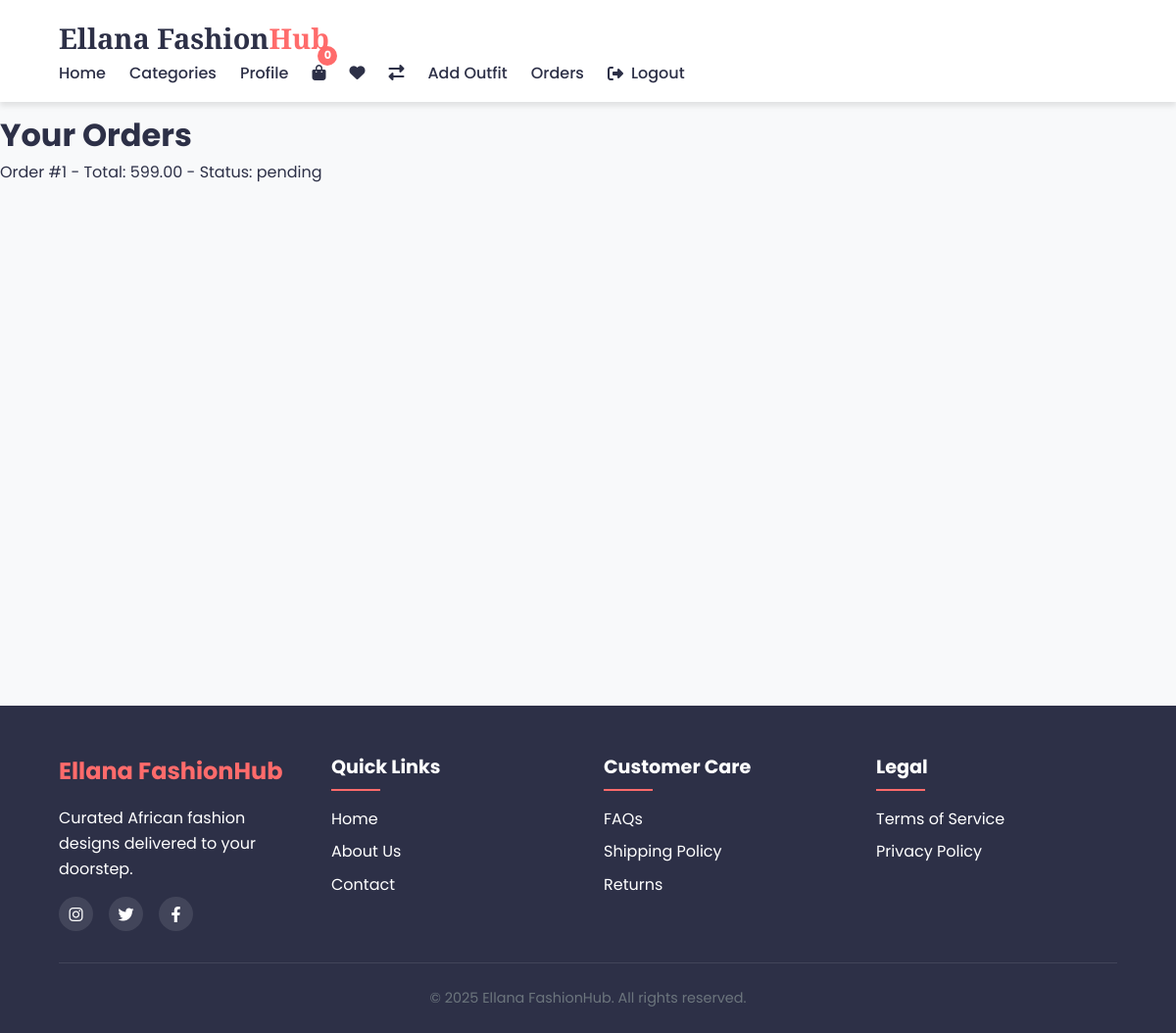
Screenshot of /orders/ (signed in) with the database file from the repository.
### core/models.py (models this page shows, shortened)
class Order(models.Model):
    STATUS_CHOICES = (
        ('pending', 'Pending'),
        ('processing', 'Processing'),
        ('completed', 'Completed'),
        ('cancelled', 'Cancelled'),
    )
    customer = models.ForeignKey(Profile, on_delete=models.SET_NULL, null=True, related_name='orders')
    created_at = models.DateTimeField(auto_now_add=True)
    status = models.CharField(max_length=20, choices=STATUS_CHOICES, default='pending')
    total_amount = models.DecimalField(max_digits=10, decimal_places=2, default=0)
    payment_method = models.CharField(max_length=50, default='mpesa')

### core/views.py (the view)
# urls.py: path('orders/', views.OrderHistoryView.as_view(), name='order_history'),
class OrderHistoryView(LoginRequiredMixin, ListView):
    model = Order
    template_name = 'core/order_history.html'
    context_object_name = 'orders'
    def get_queryset(self):
        return Order.objects.filter(customer=self.request.user.profile).order_by('-created_at')

### core/templates/core/order_history.html (shortened to what this page needs)
{% extends 'core/base.html' %}
{% block content %}
<h1>Your Orders</h1>
<ul>
  {% for order in orders %}
    <li>Order #{{ order.id }} - Total: {{ order.total_amount }} - Status: {{ order.status }}</li>
  {% endfor %}
</ul>
{% endblock %}

### core/static/css/style.css (style rules this page uses)
:root { --primary: #FF6B6B; --secondary: #5F4B8B; --accent: #FFD166; --dark: #2D3047; --light: #F8F9FA; --gray: #6C757D; --success: #28A745; --error: #DC3545; --warning: #FD7E14; --info: #17A2B8; --shadow: 0 4px 6px rgba(0, 0, 0, 0.1); --transition: all 0.3s ease; }
* { margin: 0; padding: 0; box-sizing: border-box; }
body { font-family: 'Poppins', sans-serif; color: var(--dark); background-color: var(--light); line-height: 1.6; }
ul { list-style: none; }

### rows the page displays
Order: id "1", total_amount "599.00", status "pending"

### other values shown
{{ cart.values|length|default:"0" }} "0"
